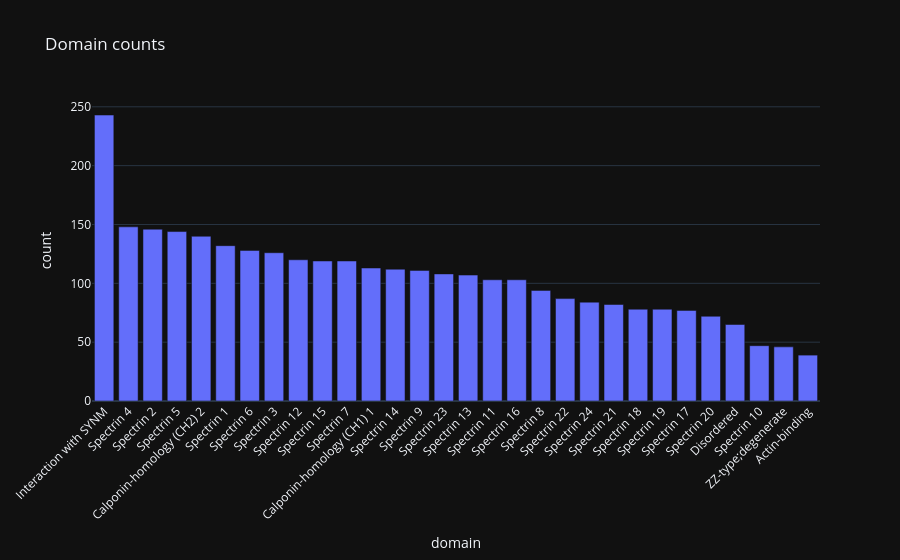

The cell this chart's notebook holds for it:
### Markdown cell above
## 1. 📊 domain counts

### Code cell
dom_counts = d['domain_clean'].value_counts().head(30).reset_index()
dom_counts.columns = ['domain', 'count']
display(dom_counts)
fig = px.bar(dom_counts, x='domain', y='count', title='Domain counts')
fig.update_xaxes(tickangle=-45)
fig.show()

### Figure 1 — Plotly figure (JSON) as saved in the notebook; plotly's stock layout.template omitted (floating-point values rounded to 4 significant figures)
{"data": [{"hovertemplate": "domain=%{x}<br>count=%{y}<extra></extra>", "legendgroup": "", "marker": {"color": "#636efa", "pattern": {"shape": ""}}, "name": "", "orientation": "v", "showlegend": false, "textposition": "auto", "x": ["Interaction with SYNM", "Spectrin 4", "Spectrin 2", "Spectrin 5", "Calponin-homology (CH2) 2", "Spectrin 1", "Spectrin 6", "Spectrin 3", "Spectrin 12", "Spectrin 15", "Spectrin 7", "Calponin-homology (CH1) 1", "Spectrin 14", "Spectrin 9", "Spectrin 23", "Spectrin 13", "Spectrin 11", "Spectrin 16", "Spectrin 8", "Spectrin 22", "Spectrin 24", "Spectrin 21", "Spectrin 18", "Spectrin 19", "Spectrin 17", "Spectrin 20", "Disordered", "Spectrin 10", "ZZ-type;degenerate", "Actin-binding"], "xaxis": "x", "y": [243, 148, 146, 144, 140, 132, 128, 126, 120, 119, 119, 113, 112, 111, 108, 107, 103, 103, 94, 87, 84, 82, 78, 78, 77, 72, 65, 47, 46, 39], "yaxis": "y", "type": "bar"}], "layout": {"xaxis": {"anchor": "y", "domain": [0.0, 1.0], "title": {"text": "domain"}, "tickangle": -45}, "yaxis": {"anchor": "x", "domain": [0.0, 1.0], "title": {"text": "count"}}, "legend": {"tracegroupgap": 0}, "title": {"text": "Domain counts"}, "barmode": "relative"}}
